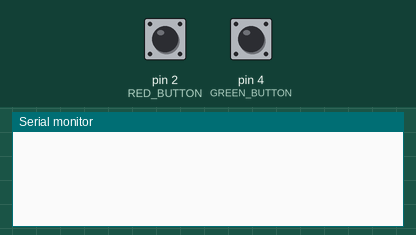
A sketch run on a simulated Arduino Uno, built with avr-gcc and run on an emulated ATmega328P. On the bench: the last lines printed to the serial monitor. The test bench sets the inputs (shaded band); at power-on: pin 2 (RED_BUTTON) LOW, pin 4 (GREEN_BUTTON) LOW.

Above: at 1.2 s.
1.3 s: pin 2 (RED_BUTTON) pulled HIGH for 0.15 s
At 2.4 s:
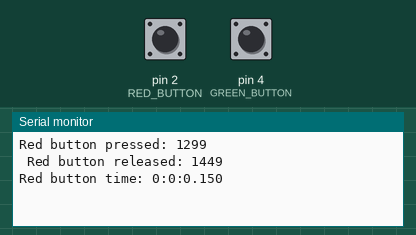
2.9 s: pin 4 (GREEN_BUTTON) pulled HIGH for 0.15 s
At 3.7 s:
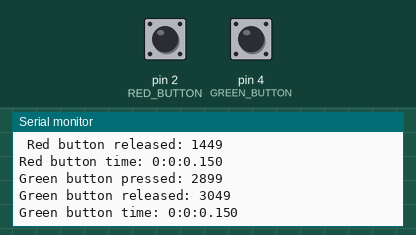
4.5 s: pin 2 (RED_BUTTON) pulled HIGH for 1 s
At 5.3 s:
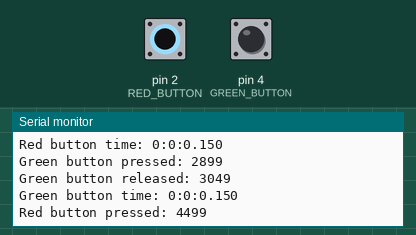
7.0 s: pin 4 (GREEN_BUTTON) pulled HIGH for 1 s
At 7.4 s:
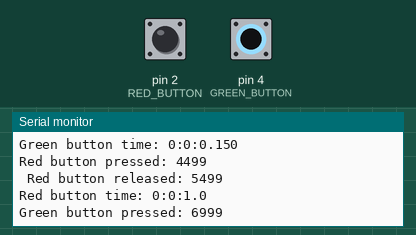

The sketch:

buttonPressTime.ino
```cpp
#include "math.h"

#define RED_BUTTON 2
#define GREEN_BUTTON 4

bool buttonRedPressed = false;
bool buttonRedReleased = false;
long btnRedStartTime = 0;
long btnRedEndTime = 0;
bool buttonGreenPressed = false;
bool buttonGreenReleased = false;
long btnGreenStartTime = 0;
long btnGreenEndTime = 0;

void setup() {
  Serial.begin(9600);
  // put your setup code here, to run once:
  pinMode (RED_BUTTON, INPUT);
}

void printTime(long millis) {
  long remainingMillis = millis % 1000;

  long allSeconds = floor(millis / 1000);

  int hours = allSeconds / 3600;

  int minutes = (allSeconds - (3600 * hours)) / 60;

  int seconds = (allSeconds - (3600 * hours) - (60 * minutes));

  char data[100];
  sprintf(data, "%d:%d:%d.%d", hours, minutes, seconds, remainingMillis);

  Serial.print(data);
}

void loop() {
  if (digitalRead(RED_BUTTON) == HIGH) {
    buttonRedReleased = false;
    if (!buttonRedPressed) {
      Serial.print("\nRed button pressed: ");
      btnRedStartTime = millis();
      Serial.print(btnRedStartTime);
      buttonRedPressed = true;
    }
  } else {
    buttonRedPressed = false;
    if (!buttonRedReleased && btnRedStartTime != 0) {
      Serial.print("\n Red button released: ");
      btnRedEndTime = millis();
      Serial.print(btnRedEndTime);
      buttonRedReleased = true;
      Serial.print("\nRed button time: ");
      printTime(btnRedEndTime - btnRedStartTime);
      btnRedStartTime = 0;
      btnRedEndTime = 0;
    }
  }

  if (digitalRead(GREEN_BUTTON) == HIGH) {
    buttonGreenReleased = false;
    if (!buttonGreenPressed) {
      Serial.print("\nGreen button pressed: ");
      btnGreenStartTime = millis();
      Serial.print(btnGreenStartTime);
      buttonGreenPressed = true;
    }
  } else {
    buttonGreenPressed = false;
    if (!buttonGreenReleased && btnGreenStartTime != 0) {
      Serial.print("\nGreen button released: ");
      btnGreenEndTime = millis();
      Serial.print(btnGreenEndTime);
      buttonGreenReleased = true;
      Serial.print("\nGreen button time: ");
      printTime(btnGreenEndTime - btnGreenStartTime);
      btnGreenStartTime = 0;
      btnGreenEndTime = 0;
    }
  }
}
```

Measured:
- after the input at 1.3 s, the serial monitor: prints a new line at once (image 1)
- after the input at 2.9 s, the serial monitor: prints a new line at once (image 2)
- after the input at 4.5 s, the serial monitor: prints a new line at once (image 3)
- after the input at 7.0 s, the serial monitor: prints a new line at once (image 4)
